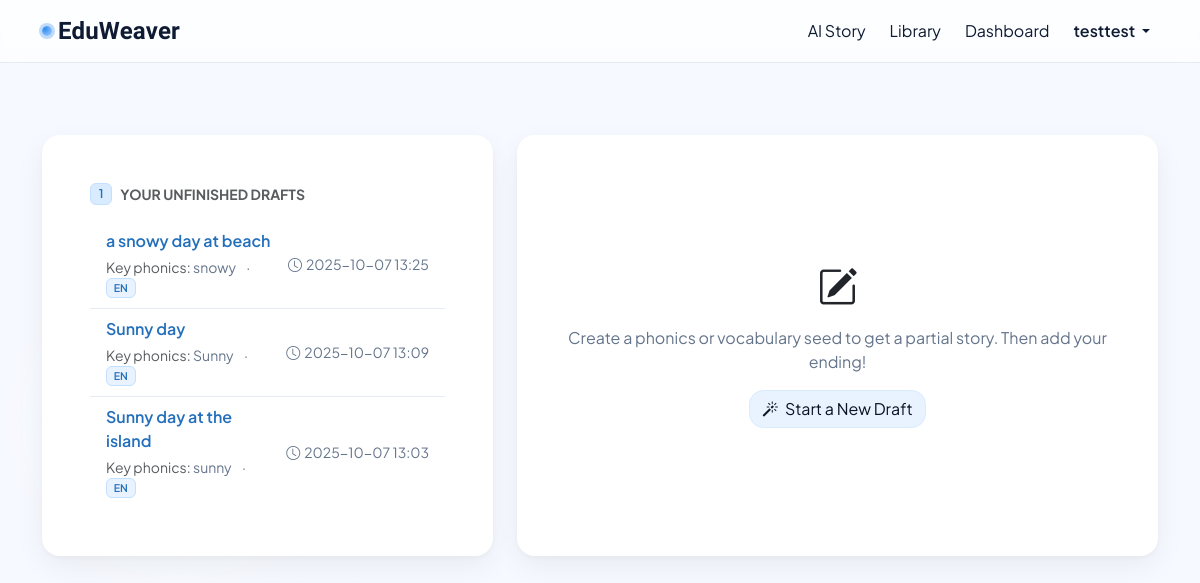
Before: /finish (signed in) with the older database file.
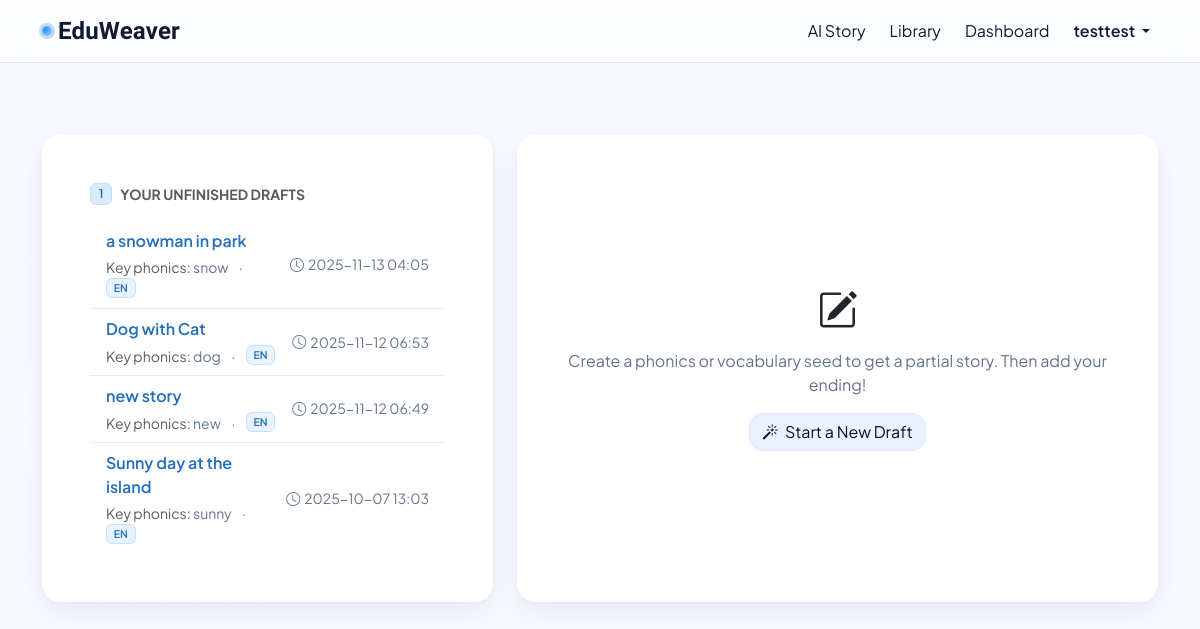
After: the same page with the newer database file.
### tables this page shows
CREATE TABLE finish_drafts (
            id INTEGER PRIMARY KEY AUTOINCREMENT,
            seed_prompt TEXT NOT NULL,
            partial_text TEXT NOT NULL,
            learner_name TEXT DEFAULT 'guest',
            completion_text TEXT,
            language TEXT DEFAULT 'en',
            created_at TEXT DEFAULT (DATETIME('now'))
        , visual_url TEXT);

### app.py (the view, shortened to what this page needs)
@app.route("/finish", methods=["GET", "POST"])
@login_required
def finish_new():
    db = get_db()
    learner = g.current_user["username"]
    drafts = db.execute(
        """
        SELECT
          fd.id,
          fd.seed_prompt,
          fd.created_at,
          fd.language,
          (
            SELECT s.title
            FROM stories s
            WHERE s.prompt = fd.seed_prompt
              AND s.author_name = fd.learner_name
              AND s.language = fd.language
            ORDER BY datetime(s.created_at) DESC
            LIMIT 1
          ) AS story_title
        FROM finish_drafts fd
        WHERE fd.learner_name = ?
          AND (fd.completion_text IS NULL OR TRIM(fd.completion_text) = '')
        ORDER BY datetime(fd.created_at) DESC
        """,
        (learner,)
    ).fetchall()
    return render_template("finish_new.html", drafts=drafts)

### app.py (called while the page is built)
def dict_factory(cursor, row):
    d = {}
    for idx, col in enumerate(cursor.description):
        d[col[0]] = row[idx]
    return d

@app.template_filter('dt')
def format_dt(value, fmt="%Y-%m-%d %H:%M"):
    if value is None:
        return ""
    if isinstance(value, datetime):
        return value.strftime(fmt)
    try:
        s = str(value).strip().replace("Z", "")
        if "." in s:
            s = s.split(".", 1)[0]
        dt = datetime.fromisoformat(s)
        return dt.strftime(fmt)
    except Exception:
        return value

def get_db():
    if "db" not in g:
        conn = sqlite3.connect(DB_PATH)
        conn.row_factory = dict_factory
        g.db = conn
    return g.db

@app.before_request
def load_current_user():
    g.current_user = None
    uid = session.get("user_id")
    if uid:
        db = get_db()
        g.current_user = db.execute("SELECT * FROM users WHERE id = ?", (uid,)).fetchone()

@app.context_processor
def inject_user():
    return {"current_user": g.get("current_user")}

### templates/finish_new.html (shortened to what this page needs)
{% extends "base.html" %}
{% block content %}
<div class="row g-4 mt-4 mb-4">
  <div class="col-lg-6 col-xl-5">
    <div class="card border-0 lp-card-modern h-100">
      <div class="card-body p-4 p-lg-5">
        <div class="d-flex align-items-center gap-2 mb-3">
          <span class="badge lp-badge-step">1</span>
          <h6 class="mb-0 text-muted text-uppercase small fw-bold">Your Unfinished Drafts</h6>
        </div>
        <ul class="list-group list-group-flush">
          {% for d in drafts %}
            <li class="list-group-item d-flex justify-content-between align-items-center lp-list-item">
              <div class="me-3">
                <a class="text-decoration-none fw-semibold lp-link" href="{{ url_for('finish_view', draft_id=d.id) }}">
                  {{ d.story_title or "(Untitled Story)" }}
                </a>
                <div class="small text-secondary mt-1">
                  <span class="text-muted">Key phonics:</span>
                  {{ d.seed_prompt }}
                  <span class="mx-2">·</span>
                  <span class="badge lp-badge-lang align-text-bottom">{{ d.language|upper }}</span>
                </div>
              </div>
              <span class="small text-secondary text-nowrap">
                <i class="bi bi-clock me-1"></i>{{ d.created_at|dt("%Y-%m-%d %H:%M") }}
              </span>
            </li>
          {% else %}
            <li class="list-group-item text-secondary">No unfinished drafts yet.</li>
          {% endfor %}
        </ul>
      </div>
    </div>
  </div>
  <div class="col-lg-6 col-xl-7">
    <div class="card border-0 lp-card-modern h-100">
      <div class="card-body p-4 p-lg-5 d-flex align-items-center justify-content-center text-center">
        <div>
          <div class="mb-3 display-6"><i class="bi bi-pencil-square"></i></div>
          <p class="text-secondary mb-3">
            Create a phonics or vocabulary seed to get a partial story. Then add your ending!
          </p>
          <button
            type="button"
            class="btn btn-sky-light"
            data-bs-toggle="modal"
            data-bs-target="#newDraftModal"
          >
            <i class="bi bi-magic me-1"></i> Start a New Draft
          </button>
        </div>
      </div>
    </div>
  </div>
</div>
{% endblock %}

Changed rows visible on the page:
no longer on this page (row edited): finish_drafts: story_title "a snowy day at beach", seed_prompt "snowy", language "EN", created_at|dt "2025-10-07 13:25"
removed finish_drafts: story_title "Sunny day", seed_prompt "Sunny", language "EN", created_at|dt "2025-10-07 13:09"
added finish_drafts: story_title "a snowman in park", seed_prompt "snow", language "EN", created_at|dt "2025-11-13 04:05"
added finish_drafts: story_title "Dog with Cat", seed_prompt "dog", language "EN", created_at|dt "2025-11-12 06:53"
added finish_drafts: story_title "new story", seed_prompt "new", language "EN", created_at|dt "2025-11-12 06:49"
